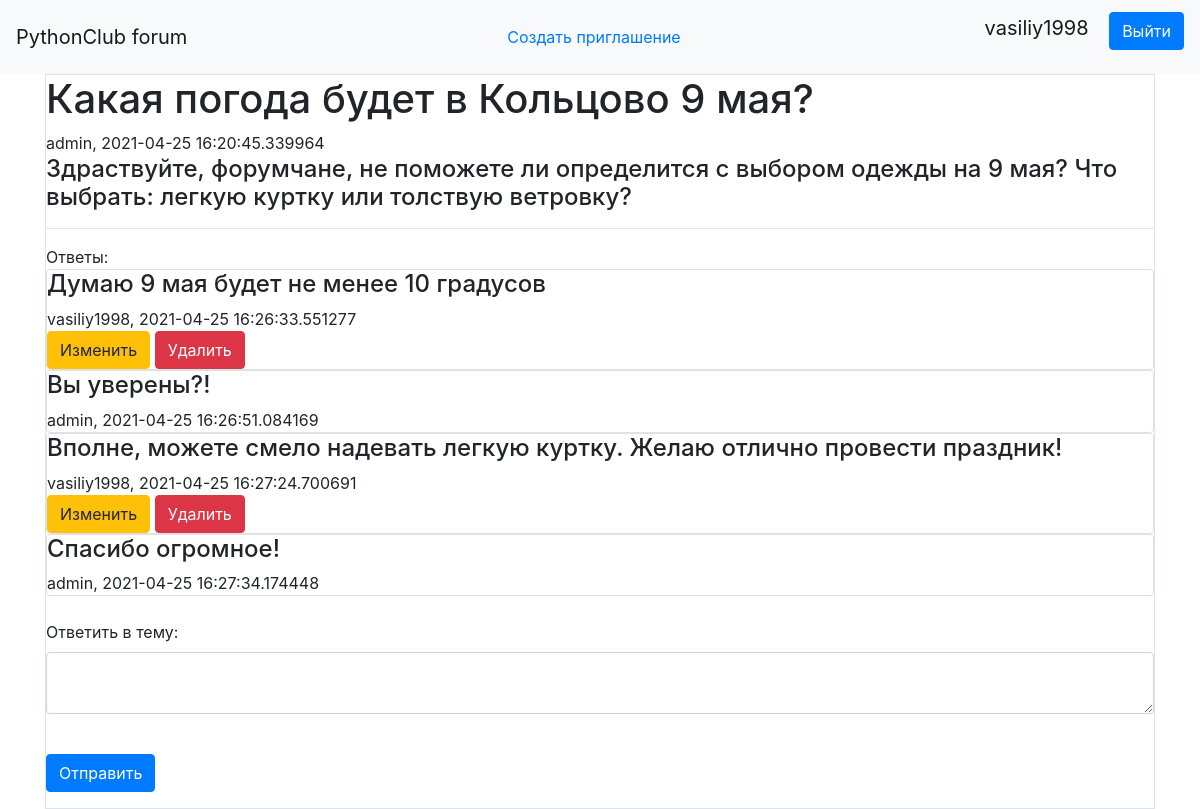
Screenshot of /theme/1 (signed in) with the database file from the repository.
### data/users.py (models this page shows, shortened)
class User(SqlAlchemyBase, UserMixin, SerializerMixin):
    __tablename__ = 'users'
    themes = orm.relation ( "Themes", back_populates='user' )
    messages = orm.relation ( "Messages", back_populates='user' )
    invites = orm.relation("Invites", back_populates='user')
    id = sqlalchemy.Column(sqlalchemy.Integer,
                           primary_key=True, autoincrement=True)
    name = sqlalchemy.Column(sqlalchemy.String, nullable=True)
    hashed_password = sqlalchemy.Column(sqlalchemy.String)
    created_date = sqlalchemy.Column(sqlalchemy.DateTime,
                                     default=datetime.datetime.now)
    inviter = sqlalchemy.Column(sqlalchemy.String, nullable=True)
    available_invites = sqlalchemy.Column(sqlalchemy.Integer)

### data/themes.py (models this page shows)
class Themes(SqlAlchemyBase, SerializerMixin):
    __tablename__ = 'themes'
    id = sqlalchemy.Column(sqlalchemy.Integer,
                           primary_key=True, autoincrement=True)
    title = sqlalchemy.Column(sqlalchemy.String, nullable=True)
    content = sqlalchemy.Column(sqlalchemy.String, nullable=True)
    created_date = sqlalchemy.Column(sqlalchemy.DateTime,
                                     default=datetime.datetime.now)
    user_id = sqlalchemy.Column(sqlalchemy.Integer,
                                sqlalchemy.ForeignKey("users.id"))
    user = orm.relation('User')

### data/messages.py (models this page shows)
class Messages(SqlAlchemyBase, SerializerMixin):
    __tablename__ = 'messages'
    id = sqlalchemy.Column(sqlalchemy.Integer,
                           primary_key=True, autoincrement=True)
    theme_id = sqlalchemy.Column(sqlalchemy.INTEGER)
    content = sqlalchemy.Column(sqlalchemy.String, nullable=True)
    created_date = sqlalchemy.Column(sqlalchemy.DateTime,
                                     default=datetime.datetime.now)
    user_id = sqlalchemy.Column(sqlalchemy.INTEGER, sqlalchemy.ForeignKey("users.id"))
    parent = sqlalchemy.Column(sqlalchemy.INTEGER, nullable=True)
    user = orm.relation('User')

### main.py (the view, shortened to what this page needs)
    @app.route ("/theme/<int:id>", methods=['GET', 'POST'])
    @login_required
    def show_theme(id):
        form = Message_addForm()
        db_sess = db_session.create_session ()
        theme_message = db_sess.query(Themes).filter((Themes.id == id))
        messages = db_sess.query(Messages).filter((Messages.theme_id == id))
        return render_template ( "theme.html", theme_message=theme_message, messages=messages, form=form)

### forms/message_add.py
class Message_addForm(FlaskForm):
    title = HiddenField()
    content = TextAreaField("Ответить в тему:", validators=[DataRequired()])
    submit = SubmitField('Отправить')

### data/db_session.py (called while the page is built)
def create_session() -> Session:
    global __factory
    return __factory()

### templates/theme.html (shortened to what this page needs)
{% extends "base.html" %}
{% block content %}
{% for item in theme_message%}
<div class="col-md6 border">
<h1>{{item.title}}</h1>
{{item.user.name}}, {{item.created_date}}
    <h4>{{item.content}}</h4>
{% endfor %}
<hr>
Ответы: <br>
{% for item in messages%}
<div class="col-md6 border rounded">
    <div>
        <h4>{{item.content}}</h4>
    </div>
    <div>
        {{item.user.name}}, {{item.created_date}}
    </div>
            {% if current_user.is_authenticated and current_user == item.user %}
    <div>
        <a href="/theme/{{ item.theme_id }}/message/{{ item.id }}/edit_message" class="btn btn-warning">
            Изменить
        </a>
        <a href="/theme/{{ item.theme_id }}/message/{{ item.id }}/delete_message" class="btn btn-danger">
            Удалить
        </a>
    </div>
    {% endif %}
</div>
{% endfor %}
<form action="" method="post">
    <p>
        {{ form.title }}<br>
        {{ form.content.label }}<br>
        {{ form.content(class="form-control") }}<br>
    </p>
    <p>{{ form.submit(type="submit", class="btn btn-primary") }}</p>
</form>
{% endblock %}

### templates/base.html (shortened to what this page needs)
<!doctype html>
<html lang="en">
<head>
    <link rel="stylesheet"
          href="https://stackpath.bootstrapcdn.com/bootstrap/4.4.1/css/bootstrap.min.css"
>
</head>
<body>
<header>
    <nav class="navbar navbar-light bg-light">
        <a class="navbar-brand" href="/">PythonClub forum</a>
        {% if current_user.is_authenticated %}
        <a class="btn btn-link" href="/create_invite">Создать приглашение</a>
        <p>
            <a class="navbar-brand">{{ current_user.name }}</a>
            <a class="btn btn-primary " href="/logout">Выйти</a>
        </p>
{% else %}
    <p>
        <a class="btn btn-primary " href="/register">Зарегистрироваться</a>
        <a class="btn btn-success" href="/login">Войти</a>
    </p>
{% endif %}
    </nav>
</header>
<main role="main" class="container">
    {% block content %}{% endblock %}
</main>
</body>
</html>

### rows the page displays
User: name "vasiliy1998"
Themes: title "Какая погода будет в Кольцово 9 мая?", user.name "admin", created_date "2021-04-25 16:20:45.339964", content "Здраствуйте, форумчане, не поможете ли определится с выбором одежды на 9 мая? Что выбрать: легкую куртку или толствую ветровку?"
Messages: content "Думаю 9 мая будет не менее 10 градусов", user.name "vasiliy1998", created_date "2021-04-25 16:26:33.551277"
Messages: content "Вы уверены?!", user.name "admin", created_date "2021-04-25 16:26:51.084169"
Messages: content "Вполне, можете смело надевать легкую куртку. Желаю отлично провести праздник!", user.name "vasiliy1998", created_date "2021-04-25 16:27:24.700691"
Messages: content "Спасибо огромное!", user.name "admin", created_date "2021-04-25 16:27:34.174448"
